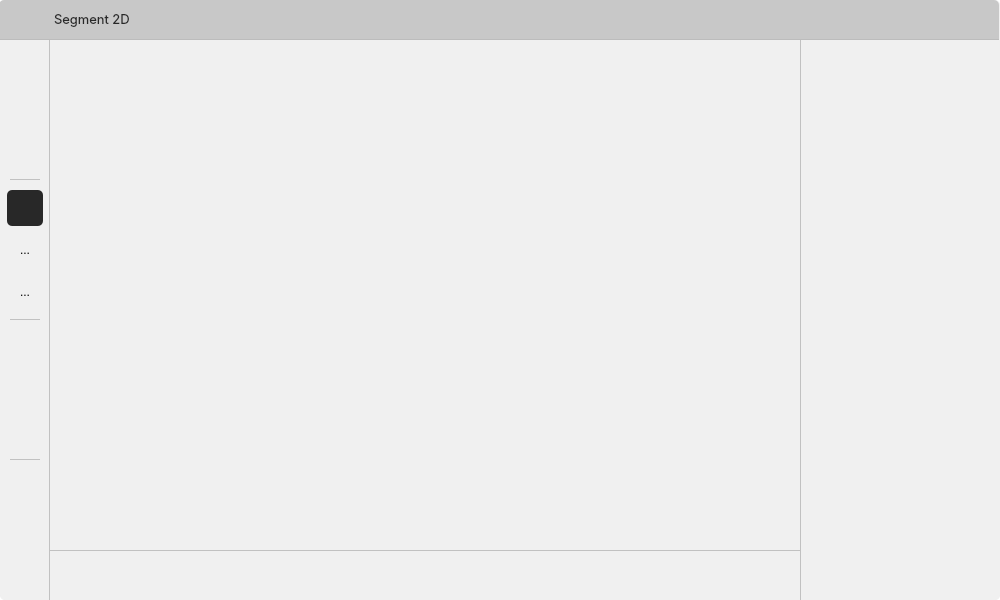
<?xml version="1.0" encoding="UTF-8"?>
<ui version="4.0">
 <class>Form</class>
 <widget class="QWidget" name="Form">
  <property name="geometry">
   <rect>
    <x>0</x>
    <y>0</y>
    <width>1000</width>
    <height>600</height>
   </rect>
  </property>
  <property name="windowTitle">
   <string>Easy To Segement</string>
  </property>
  <property name="styleSheet">
   <string notr="true">background-color: transparent;</string>
  </property>
  <widget class="QFrame" name="frame_main">
   <property name="geometry">
    <rect>
     <x>0</x>
     <y>0</y>
     <width>1000</width>
     <height>600</height>
    </rect>
   </property>
   <property name="toolTipDuration">
    <number>1</number>
   </property>
   <property name="styleSheet">
    <string notr="true">border-top-left-radius:5px;
border-top-right-radius:5px;
border-bottom-left-radius:5px;
border-bottom-right-radius:5px;
background-color: rgb(240, 240, 240);</string>
   </property>
   <property name="frameShape">
    <enum>QFrame::StyledPanel</enum>
   </property>
   <property name="frameShadow">
    <enum>QFrame::Raised</enum>
   </property>
   <widget class="QFrame" name="frame_top_bar">
    <property name="geometry">
     <rect>
      <x>-1</x>
      <y>0</y>
      <width>1000</width>
      <height>40</height>
     </rect>
    </property>
    <property name="styleSheet">
     <string notr="true">QFrame#frame_top_bar{
border-top-left-radius:5px;
border-top-right-radius:5px;
border-bottom-left-radius:0px;
border-bottom-right-radius:0px;
background-color: rgb(200, 200, 200);
border-bottom: 1px solid rgba(180, 180, 180, 200);
}</string>
    </property>
    <property name="frameShape">
     <enum>QFrame::StyledPanel</enum>
    </property>
    <property name="frameShadow">
     <enum>QFrame::Raised</enum>
    </property>
    <widget class="QFrame" name="frame_top_border">
     <property name="geometry">
      <rect>
       <x>0</x>
       <y>40</y>
       <width>1000</width>
       <height>10</height>
      </rect>
     </property>
     <property name="styleSheet">
      <string notr="true">border-radius: 0px;
border-bottom: 1px solid rgba(180, 180, 180, 200)</string>
     </property>
     <property name="frameShape">
      <enum>QFrame::StyledPanel</enum>
     </property>
     <property name="frameShadow">
      <enum>QFrame::Raised</enum>
     </property>
    </widget>
    <widget class="QComboBox" name="cbox_mode">
     <property name="geometry">
      <rect>
       <x>50</x>
       <y>5</y>
       <width>100</width>
       <height>30</height>
      </rect>
     </property>
     <property name="font">
      <font>
       <family>SF Pro Display</family>
       <pointsize>10</pointsize>
       <bold>false</bold>
      </font>
     </property>
     <property name="contextMenuPolicy">
      <enum>Qt::DefaultContextMenu</enum>
     </property>
     <property name="styleSheet">
      <string notr="true">QComboBox {
    border-radius: 0px;
    color: rgb(40,40,40);
    padding-left:5px;
    padding-bottom:1px;
    background:transparent;
}


QComboBox QAbstractItemView {
    border:transparent;
    outline: 0px;
    border-radius:0px;
	color: rgb(40,40,40);
    background-color: rgb();
}

QComboBox QAbstractItemView::item{
    border:transparent;
    color: rgb(40,40,40);
    height:30px;
    padding-left:2px;
}

QComboBox QAbstractItemView::item:selected{
    border:transparent;
    color: rgb(40,40,40);
    background-color: rgba(80, 80, 80, 50);
}

QComboBox::down-arrow { 
width:12px; 
height: 12px;
image: url(D:/Python Coding/easy-to-segment/UI icon/down-arrow.svg); 
}

QComboBox::drop-down {
    background: transparent;
}
</string>
     </property>
     <property name="iconSize">
      <size>
       <width>16</width>
       <height>16</height>
      </size>
     </property>
     <item>
      <property name="text">
       <string>Segment 2D</string>
      </property>
     </item>
     <item>
      <property name="text">
       <string>Segment 3D</string>
      </property>
     </item>
    </widget>
    <widget class="QPushButton" name="button_minimize">
     <property name="geometry">
      <rect>
       <x>935</x>
       <y>5</y>
       <width>30</width>
       <height>30</height>
      </rect>
     </property>
     <property name="styleSheet">
      <string notr="true">QPushButton{
border-radius: 0px;
min-width:30px;
max-width:30px;
min-height:30px;
max-height:30px;
background:transparent;
}

QPushButton:hover{
	background-color: rgba(80, 80, 80, 50);
}
QPushButton:pressed{
	background-color: rgba(20, 20, 20, 100);
}
</string>
     </property>
     <property name="text">
      <string/>
     </property>
     <property name="icon">
      <iconset>
       <normaloff>UI icon/minimize.svg</normaloff>UI icon/minimize.svg</iconset>
     </property>
     <property name="iconSize">
      <size>
       <width>18</width>
       <height>18</height>
      </size>
     </property>
    </widget>
    <widget class="QPushButton" name="button_close">
     <property name="geometry">
      <rect>
       <x>965</x>
       <y>5</y>
       <width>30</width>
       <height>30</height>
      </rect>
     </property>
     <property name="styleSheet">
      <string notr="true">QPushButton{
border-radius: 0px;
min-width:30px;
max-width:30px;
min-height:30px;
max-height:30px;
background:transparent;
}

QPushButton:hover{
	background-color: rgba(80, 80, 80, 50);
}
QPushButton:pressed{
	background-color: rgba(20, 20, 20, 100);
}
</string>
     </property>
     <property name="text">
      <string/>
     </property>
     <property name="icon">
      <iconset>
       <normaloff>UI icon/close.svg</normaloff>UI icon/close.svg</iconset>
     </property>
     <property name="iconSize">
      <size>
       <width>18</width>
       <height>18</height>
      </size>
     </property>
    </widget>
    <widget class="QLabel" name="icon">
     <property name="geometry">
      <rect>
       <x>12</x>
       <y>6</y>
       <width>28</width>
       <height>28</height>
      </rect>
     </property>
     <property name="styleSheet">
      <string notr="true">image: url(D:/Python Coding/easy-to-segment/UI icon/logo.png);
boarder-radius:4px;
background:transparent;</string>
     </property>
     <property name="text">
      <string/>
     </property>
    </widget>
    <zorder>icon</zorder>
    <zorder>cbox_mode</zorder>
    <zorder>frame_top_border</zorder>
    <zorder>button_minimize</zorder>
    <zorder>button_close</zorder>
   </widget>
   <widget class="QFrame" name="frame_function_bar">
    <property name="geometry">
     <rect>
      <x>0</x>
      <y>40</y>
      <width>50</width>
      <height>560</height>
     </rect>
    </property>
    <property name="styleSheet">
     <string notr="true">QFrame#frame_function_bar{
border-top-left-radius:0px;
border-top-right-radius:0px;
border-bottom-left-radius:5px;
border-bottom-right-radius:0px;
border-right: 1px solid rgba(180, 180, 180, 200)
}</string>
    </property>
    <property name="frameShape">
     <enum>QFrame::StyledPanel</enum>
    </property>
    <property name="frameShadow">
     <enum>QFrame::Raised</enum>
    </property>
    <widget class="QFrame" name="frame_settings">
     <property name="geometry">
      <rect>
       <x>0</x>
       <y>0</y>
       <width>50</width>
       <height>140</height>
      </rect>
     </property>
     <property name="styleSheet">
      <string notr="true">
background: transparent;
</string>
     </property>
     <property name="frameShape">
      <enum>QFrame::StyledPanel</enum>
     </property>
     <property name="frameShadow">
      <enum>QFrame::Raised</enum>
     </property>
     <widget class="QPushButton" name="button_settings">
      <property name="geometry">
       <rect>
        <x>7</x>
        <y>94</y>
        <width>36</width>
        <height>36</height>
       </rect>
      </property>
      <property name="toolTipDuration">
       <number>0</number>
      </property>
      <property name="styleSheet">
       <string notr="true">QPushButton{
border-radius: 5px;
min-width:36px;
max-width:36px;
min-height:36px;
max-height:36px;
}

QPushButton:hover{
background-color: rgba(80,80,80,50);
}

QPushButton:pressed{
border: transparent;
background-color: rgb(40,40,40);
icon: url(D:/Python Coding/easy-to-segment/UI icon/settings-white.svg);
}
</string>
      </property>
      <property name="text">
       <string/>
      </property>
      <property name="icon">
       <iconset>
        <normaloff>UI icon/settings.svg</normaloff>UI icon/settings.svg</iconset>
      </property>
      <property name="iconSize">
       <size>
        <width>24</width>
        <height>24</height>
       </size>
      </property>
     </widget>
     <widget class="QPushButton" name="button_save">
      <property name="geometry">
       <rect>
        <x>7</x>
        <y>52</y>
        <width>36</width>
        <height>36</height>
       </rect>
      </property>
      <property name="font">
       <font>
        <family>SF Pro Display</family>
        <pointsize>10</pointsize>
        <bold>false</bold>
       </font>
      </property>
      <property name="styleSheet">
       <string notr="true">QPushButton{
border-radius: 5px;
min-width:36px;
max-width:36px;
min-height:36px;
max-height:36px;
}

QPushButton:hover{
background-color: rgba(80,80,80,50);
}

QPushButton:pressed{
border: transparent;
background-color:  rgb(40,40,40);
icon: url(D:/Python Coding/easy-to-segment/UI icon/save-white.svg);
}</string>
      </property>
      <property name="text">
       <string/>
      </property>
      <property name="icon">
       <iconset>
        <normaloff>UI icon/save.svg</normaloff>UI icon/save.svg</iconset>
      </property>
      <property name="iconSize">
       <size>
        <width>26</width>
        <height>26</height>
       </size>
      </property>
     </widget>
     <widget class="QPushButton" name="button_import">
      <property name="geometry">
       <rect>
        <x>7</x>
        <y>10</y>
        <width>36</width>
        <height>36</height>
       </rect>
      </property>
      <property name="toolTipDuration">
       <number>0</number>
      </property>
      <property name="styleSheet">
       <string notr="true">QPushButton{
border-radius: 5px;
min-width:36px;
max-width:36px;
min-height:36px;
max-height:36px;
}

QPushButton:hover{
background-color: rgba(80,80,80,50);
}

QPushButton:pressed{
border: transparent;
background-color: rgb(40,40,40);
icon: url(D:/Python Coding/easy-to-segment/UI icon/import-white.svg);
}
</string>
      </property>
      <property name="text">
       <string/>
      </property>
      <property name="icon">
       <iconset>
        <normaloff>UI icon/import.svg</normaloff>UI icon/import.svg</iconset>
      </property>
      <property name="iconSize">
       <size>
        <width>26</width>
        <height>26</height>
       </size>
      </property>
     </widget>
     <widget class="QFrame" name="frame_settings_bottom">
      <property name="geometry">
       <rect>
        <x>10</x>
        <y>135</y>
        <width>30</width>
        <height>5</height>
       </rect>
      </property>
      <property name="styleSheet">
       <string notr="true">border-radius:0px;
border-bottom: 1px solid rgba(180, 180, 180, 200);</string>
      </property>
      <property name="frameShape">
       <enum>QFrame::StyledPanel</enum>
      </property>
      <property name="frameShadow">
       <enum>QFrame::Raised</enum>
      </property>
     </widget>
    </widget>
    <widget class="QFrame" name="frame_mode">
     <property name="geometry">
      <rect>
       <x>0</x>
       <y>140</y>
       <width>50</width>
       <height>140</height>
      </rect>
     </property>
     <property name="styleSheet">
      <string notr="true">background: transparent;</string>
     </property>
     <property name="frameShape">
      <enum>QFrame::StyledPanel</enum>
     </property>
     <property name="frameShadow">
      <enum>QFrame::Raised</enum>
     </property>
     <widget class="QToolButton" name="button_box_mode">
      <property name="geometry">
       <rect>
        <x>7</x>
        <y>94</y>
        <width>36</width>
        <height>36</height>
       </rect>
      </property>
      <property name="styleSheet">
       <string notr="true">QToolButton{
border-radius: 5px;
min-width:36px;
max-width:36px;
min-height:36px;
max-height:36px;
}


QToolButton:hover{
background-color: rgba(80,80,80,50);
}

QToolButton:pressed{
border: none;
background-color: rgb(40,40,40);
padding-left: 0px;
padding-right:0px;
padding-bottom:0px;
padding-top:0px;
}

QToolButton:checked{
border: none;
background-color: rgb(40,40,40);
padding-left: 0px;
padding-right:0px;
padding-bottom:0px;
padding-top:0px;
}
</string>
      </property>
      <property name="text">
       <string>...</string>
      </property>
      <property name="icon">
       <iconset>
        <normaloff>UI icon/box.svg</normaloff>UI icon/box.svg</iconset>
      </property>
      <property name="iconSize">
       <size>
        <width>26</width>
        <height>26</height>
       </size>
      </property>
      <property name="checkable">
       <bool>true</bool>
      </property>
      <attribute name="buttonGroup">
       <string notr="true">mode_button_group</string>
      </attribute>
     </widget>
     <widget class="QToolButton" name="button_view_mode">
      <property name="geometry">
       <rect>
        <x>7</x>
        <y>10</y>
        <width>36</width>
        <height>36</height>
       </rect>
      </property>
      <property name="styleSheet">
       <string notr="true">QToolButton{
border-radius: 5px;
min-width:36px;
max-width:36px;
min-height:36px;
max-height:36px;
}

QToolButton:hover{
background-color: rgba(80,80,80,50);
}

QToolButton:pressed{
border: none;
background-color: rgb(40,40,40);
padding-left: 0px;
padding-right:0px;
padding-bottom:0px;
padding-top:0px;
}

QToolButton:checked{
border: none;
background-color: rgb(40,40,40);
padding-left: 0px;
padding-right:0px;
padding-bottom:0px;
padding-top:0px;
}
</string>
      </property>
      <property name="text">
       <string/>
      </property>
      <property name="icon">
       <iconset>
        <normaloff>UI icon/view.svg</normaloff>UI icon/view.svg</iconset>
      </property>
      <property name="iconSize">
       <size>
        <width>26</width>
        <height>26</height>
       </size>
      </property>
      <property name="checkable">
       <bool>true</bool>
      </property>
      <property name="checked">
       <bool>true</bool>
      </property>
      <attribute name="buttonGroup">
       <string notr="true">mode_button_group</string>
      </attribute>
     </widget>
     <widget class="QToolButton" name="button_point_mode">
      <property name="geometry">
       <rect>
        <x>7</x>
        <y>52</y>
        <width>36</width>
        <height>36</height>
       </rect>
      </property>
      <property name="styleSheet">
       <string notr="true">QToolButton{
border-radius: 5px;
min-width:36px;
max-width:36px;
min-height:36px;
max-height:36px;
}


QToolButton:hover{
background-color: rgba(80,80,80,50);
}

QToolButton:pressed{
border: none;
background-color:  rgb(40,40,40);
padding-left: 0px;
padding-right:0px;
padding-bottom:0px;
padding-top:0px;
}

QToolButton:checked{
border: none;
background-color: rgb(40,40,40);
padding-left: 0px;
padding-right:0px;
padding-bottom:0px;
padding-top:0px;
}
</string>
      </property>
      <property name="text">
       <string>...</string>
      </property>
      <property name="icon">
       <iconset>
        <normaloff>UI icon/point.svg</normaloff>UI icon/point.svg</iconset>
      </property>
      <property name="iconSize">
       <size>
        <width>24</width>
        <height>24</height>
       </size>
      </property>
      <property name="checkable">
       <bool>true</bool>
      </property>
      <attribute name="buttonGroup">
       <string notr="true">mode_button_group</string>
      </attribute>
     </widget>
     <widget class="QFrame" name="frame_mode_bottom">
      <property name="geometry">
       <rect>
        <x>10</x>
        <y>135</y>
        <width>30</width>
        <height>5</height>
       </rect>
      </property>
      <property name="styleSheet">
       <string notr="true">border-radius:0px;
border-bottom: 1px solid rgba(180, 180, 180, 200);</string>
      </property>
      <property name="frameShape">
       <enum>QFrame::StyledPanel</enum>
      </property>
      <property name="frameShadow">
       <enum>QFrame::Raised</enum>
      </property>
     </widget>
    </widget>
    <widget class="QFrame" name="frame_function">
     <property name="geometry">
      <rect>
       <x>0</x>
       <y>280</y>
       <width>50</width>
       <height>140</height>
      </rect>
     </property>
     <property name="styleSheet">
      <string notr="true">background: transparent;</string>
     </property>
     <property name="frameShape">
      <enum>QFrame::StyledPanel</enum>
     </property>
     <property name="frameShadow">
      <enum>QFrame::Raised</enum>
     </property>
     <widget class="QPushButton" name="button_add_group">
      <property name="geometry">
       <rect>
        <x>7</x>
        <y>10</y>
        <width>36</width>
        <height>36</height>
       </rect>
      </property>
      <property name="toolTipDuration">
       <number>0</number>
      </property>
      <property name="styleSheet">
       <string notr="true">QPushButton{
border-radius: 5px;
min-width:36px;
max-width:36px;
min-height:36px;
max-height:36px;
}

QPushButton:hover{
background-color: rgba(80,80,80,50);
}

QPushButton:pressed{
border: transparent;
background-color:  rgb(40,40,40);
icon: url(D:/Python Coding/easy-to-segment/UI icon/square-add-white.svg);
}
</string>
      </property>
      <property name="text">
       <string/>
      </property>
      <property name="icon">
       <iconset>
        <normaloff>UI icon/square-add.svg</normaloff>UI icon/square-add.svg</iconset>
      </property>
      <property name="iconSize">
       <size>
        <width>24</width>
        <height>24</height>
       </size>
      </property>
     </widget>
     <widget class="QPushButton" name="button_generate_mask">
      <property name="geometry">
       <rect>
        <x>7</x>
        <y>52</y>
        <width>36</width>
        <height>36</height>
       </rect>
      </property>
      <property name="font">
       <font>
        <family>SF Pro Display</family>
        <pointsize>10</pointsize>
        <bold>false</bold>
       </font>
      </property>
      <property name="styleSheet">
       <string notr="true">QPushButton{
border-radius: 5px;
min-width:36px;
max-width:36px;
min-height:36px;
max-height:36px;
}

QPushButton:hover{
background-color: rgba(80,80,80,50);
}

QPushButton:pressed{
border: transparent;
background-color:  rgb(40,40,40);
icon: url(D:/Python Coding/easy-to-segment/UI icon/generate-mask-white.svg);
}</string>
      </property>
      <property name="text">
       <string/>
      </property>
      <property name="icon">
       <iconset>
        <normaloff>UI icon/generate-mask.svg</normaloff>UI icon/generate-mask.svg</iconset>
      </property>
      <property name="iconSize">
       <size>
        <width>24</width>
        <height>24</height>
       </size>
      </property>
     </widget>
     <widget class="QPushButton" name="button_auto_mask">
      <property name="geometry">
       <rect>
        <x>7</x>
        <y>94</y>
        <width>36</width>
        <height>36</height>
       </rect>
      </property>
      <property name="font">
       <font>
        <family>SF Pro Display</family>
        <pointsize>10</pointsize>
        <bold>false</bold>
       </font>
      </property>
      <property name="styleSheet">
       <string notr="true">QPushButton{
border-radius: 5px;
min-width:36px;
max-width:36px;
min-height:36px;
max-height:36px;
}

QPushButton:hover{
background-color: rgba(80,80,80,50);
}

QPushButton:pressed{
border: transparent;
background-color:  rgb(40,40,40);
icon: url(D:/Python Coding/easy-to-segment/UI icon/magic-white.svg);
}</string>
      </property>
      <property name="text">
       <string/>
      </property>
      <property name="icon">
       <iconset>
        <normaloff>UI icon/magic.svg</normaloff>UI icon/magic.svg</iconset>
      </property>
      <property name="iconSize">
       <size>
        <width>24</width>
        <height>24</height>
       </size>
      </property>
     </widget>
     <widget class="QFrame" name="frame_function_bottom">
      <property name="geometry">
       <rect>
        <x>10</x>
        <y>135</y>
        <width>30</width>
        <height>5</height>
       </rect>
      </property>
      <property name="styleSheet">
       <string notr="true">border-radius:0px;
border-bottom: 1px solid rgba(180, 180, 180, 200);</string>
      </property>
      <property name="frameShape">
       <enum>QFrame::StyledPanel</enum>
      </property>
      <property name="frameShadow">
       <enum>QFrame::Raised</enum>
      </property>
     </widget>
    </widget>
    <widget class="QFrame" name="frame_operation">
     <property name="geometry">
      <rect>
       <x>0</x>
       <y>420</y>
       <width>50</width>
       <height>140</height>
      </rect>
     </property>
     <property name="styleSheet">
      <string notr="true">background: transparent;</string>
     </property>
     <property name="frameShape">
      <enum>QFrame::StyledPanel</enum>
     </property>
     <property name="frameShadow">
      <enum>QFrame::Raised</enum>
     </property>
     <widget class="QPushButton" name="button_undo">
      <property name="geometry">
       <rect>
        <x>7</x>
        <y>10</y>
        <width>36</width>
        <height>36</height>
       </rect>
      </property>
      <property name="styleSheet">
       <string notr="true">QPushButton{
border-radius: 5px;
min-width:36px;
max-width:36px;
min-height:36px;
max-height:36px;
}

QPushButton:hover{
background-color: rgba(80,80,80,50);
}

QPushButton:pressed{
border: transparent;
background-color:  rgb(40,40,40);
icon: url(D:/Python Coding/easy-to-segment/UI icon/undo-white.svg);
}</string>
      </property>
      <property name="text">
       <string/>
      </property>
      <property name="icon">
       <iconset>
        <normaloff>UI icon/undo.svg</normaloff>UI icon/undo.svg</iconset>
      </property>
      <property name="iconSize">
       <size>
        <width>24</width>
        <height>24</height>
       </size>
      </property>
     </widget>
     <widget class="QPushButton" name="button_redo">
      <property name="geometry">
       <rect>
        <x>7</x>
        <y>52</y>
        <width>36</width>
        <height>36</height>
       </rect>
      </property>
      <property name="styleSheet">
       <string notr="true">QPushButton{
border-radius: 5px;
min-width:36px;
max-width:36px;
min-height:36px;
max-height:36px;
}

QPushButton:hover{
background-color: rgba(80,80,80,50);
}

QPushButton:pressed{
border: transparent;
background-color:  rgb(40,40,40);
icon: url(D:/Python Coding/easy-to-segment/UI icon/redo-white.svg);
}</string>
      </property>
      <property name="text">
       <string/>
      </property>
      <property name="icon">
       <iconset>
        <normaloff>UI icon/redo.svg</normaloff>UI icon/redo.svg</iconset>
      </property>
      <property name="iconSize">
       <size>
        <width>24</width>
        <height>24</height>
       </size>
      </property>
     </widget>
     <widget class="QPushButton" name="button_reset">
      <property name="geometry">
       <rect>
        <x>7</x>
        <y>94</y>
        <width>36</width>
        <height>36</height>
       </rect>
      </property>
      <property name="styleSheet">
       <string notr="true">QPushButton{
border-radius: 5px;
min-width:36px;
max-width:36px;
min-height:36px;
max-height:36px;
}

QPushButton:hover{
background-color: rgba(80,80,80,50);
}

QPushButton:pressed{
border: transparent;
background-color:  rgb(40,40,40);
icon: url(D:/Python Coding/easy-to-segment/UI icon/reset-white.svg);
}</string>
      </property>
      <property name="text">
       <string/>
      </property>
      <property name="icon">
       <iconset>
        <normaloff>UI icon/reset.svg</normaloff>UI icon/reset.svg</iconset>
      </property>
      <property name="iconSize">
       <size>
        <width>24</width>
        <height>24</height>
       </size>
      </property>
     </widget>
    </widget>
   </widget>
   <widget class="QFrame" name="frame_mask_list">
    <property name="geometry">
     <rect>
      <x>800</x>
      <y>40</y>
      <width>200</width>
      <height>560</height>
     </rect>
    </property>
    <property name="styleSheet">
     <string notr="true">QFrame{
border-top-left-radius:0px;
border-top-right-radius:0px;
border-bottom-left-radius:0px;
border-bottom-right-radius:5px;
border-left: 1px solid rgba(180, 180, 180, 200);
}</string>
    </property>
    <property name="frameShape">
     <enum>QFrame::StyledPanel</enum>
    </property>
    <property name="frameShadow">
     <enum>QFrame::Raised</enum>
    </property>
   </widget>
   <widget class="QFrame" name="frame_display">
    <property name="geometry">
     <rect>
      <x>50</x>
      <y>550</y>
      <width>750</width>
      <height>50</height>
     </rect>
    </property>
    <property name="styleSheet">
     <string notr="true">QFrame{
border-top-left-radius:0px;
border-top-right-radius:0px;
border-bottom-left-radius:0px;
border-bottom-right-radius:0px;
border-top: 1px solid rgba(180, 180, 180, 200);
}</string>
    </property>
    <property name="frameShape">
     <enum>QFrame::StyledPanel</enum>
    </property>
    <property name="frameShadow">
     <enum>QFrame::Raised</enum>
    </property>
   </widget>
   <zorder>frame_mask_list</zorder>
   <zorder>frame_display</zorder>
   <zorder>frame_function_bar</zorder>
   <zorder>frame_top_bar</zorder>
  </widget>
 </widget>
 <resources/>
 <connections/>
 <buttongroups>
  <buttongroup name="mode_button_group"/>
 </buttongroups>
</ui>
